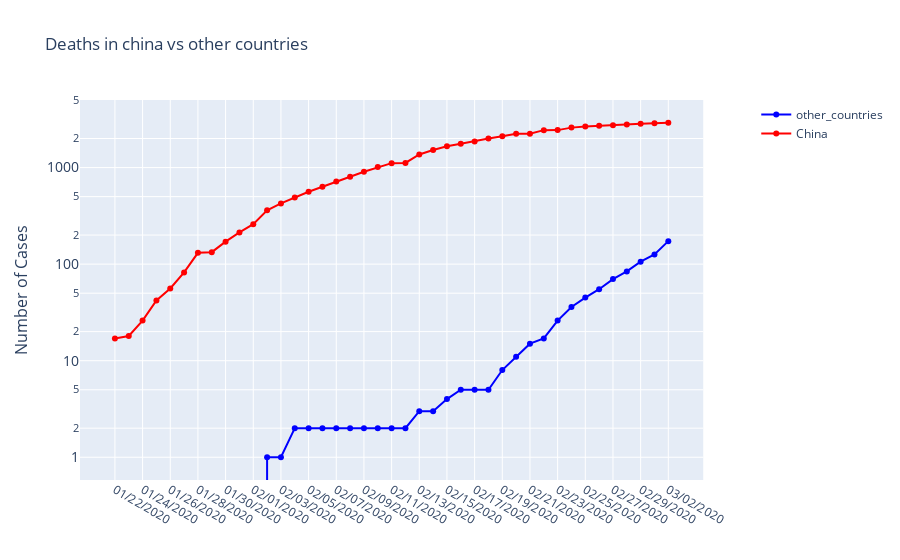

Notebook cell for this chart:
### Markdown cell above
# Deaths in china vs other countries

### Code cell
fig=go.Figure()
fig = make_subplots(specs=[[{"secondary_y": True}]])
# Add traces
fig.add_trace(
    go.Scatter(x=other_countries['ObservationDate'],y=other_countries['Deaths'] ,name="other_countries",marker_color="blue",
   mode='lines+markers')
)

fig.add_trace(
    go.Scatter(x=china['ObservationDate'],y=china['Deaths'], name="China",mode='lines+markers',
   marker_color="red")
)


# Add figure title
fig.update_layout(
    title_text="Deaths in china vs other countries",
    yaxis_type="log",
    yaxis=dict(
        title='Number of Cases',
        titlefont_size=16,
        tickfont_size=14,
)

)

fig.show()

### Figure 1 — Plotly figure (JSON) as saved in the notebook; plotly's stock layout.template omitted (floating-point values rounded to 4 significant figures)
{"data": [{"marker": {"color": "blue"}, "mode": "lines+markers", "name": "other_countries", "type": "scatter", "x": ["01/22/2020", "01/23/2020", "01/24/2020", "01/25/2020", "01/26/2020", "01/27/2020", "01/28/2020", "01/29/2020", "01/30/2020", "01/31/2020", "02/01/2020", "02/02/2020", "02/03/2020", "02/04/2020", "02/05/2020", "02/06/2020", "02/07/2020", "02/08/2020", "02/09/2020", "02/10/2020", "02/11/2020", "02/12/2020", "02/13/2020", "02/14/2020", "02/15/2020", "02/16/2020", "02/17/2020", "02/18/2020", "02/19/2020", "02/20/2020", "02/21/2020", "02/22/2020", "02/23/2020", "02/24/2020", "02/25/2020", "02/26/2020", "02/27/2020", "02/28/2020", "02/29/2020", "03/01/2020", "03/02/2020"], "y": [0, 0, 0, 0, 0, 0, 0, 0, 0, 0, 0, 1, 1, 2, 2, 2, 2, 2, 2, 2, 2, 2, 3, 3, 4, 5, 5, 5, 8, 11, 15, 17, 26, 36, 45, 55, 70, 84, 106, 126, 173]}, {"marker": {"color": "red"}, "mode": "lines+markers", "name": "China", "type": "scatter", "x": ["01/22/2020", "01/23/2020", "01/24/2020", "01/25/2020", "01/26/2020", "01/27/2020", "01/28/2020", "01/29/2020", "01/30/2020", "01/31/2020", "02/01/2020", "02/02/2020", "02/03/2020", "02/04/2020", "02/05/2020", "02/06/2020", "02/07/2020", "02/08/2020", "02/09/2020", "02/10/2020", "02/11/2020", "02/12/2020", "02/13/2020", "02/14/2020", "02/15/2020", "02/16/2020", "02/17/2020", "02/18/2020", "02/19/2020", "02/20/2020", "02/21/2020", "02/22/2020", "02/23/2020", "02/24/2020", "02/25/2020", "02/26/2020", "02/27/2020", "02/28/2020", "02/29/2020", "03/01/2020", "03/02/2020"], "y": [17, 18, 26, 42, 56, 82, 131, 133, 171, 213, 259, 361, 425, 490, 562, 632, 717, 804, 904, 1011, 1111, 1116, 1368, 1520, 1662, 1765, 1863, 2002, 2114, 2236, 2236, 2441, 2443, 2593, 2663, 2715, 2744, 2788, 2835, 2870, 2912]}], "layout": {"title": {"text": "Deaths in china vs other countries"}, "xaxis": {"anchor": "y", "domain": [0, 0.94]}, "yaxis": {"anchor": "x", "domain": [0, 1], "tickfont": {"size": 14}, "title": {"font": {"size": 16}, "text": "Number of Cases"}, "type": "log"}, "yaxis2": {"anchor": "x", "overlaying": "y", "side": "right"}}}
